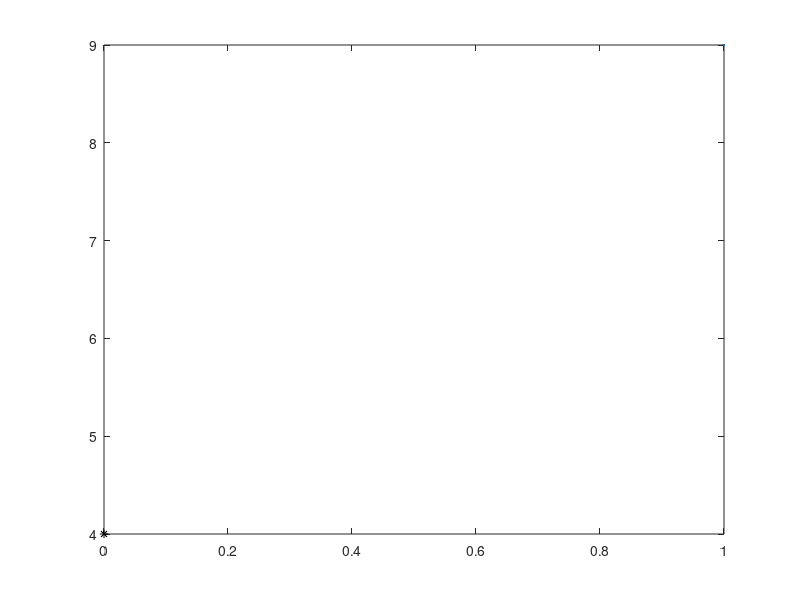
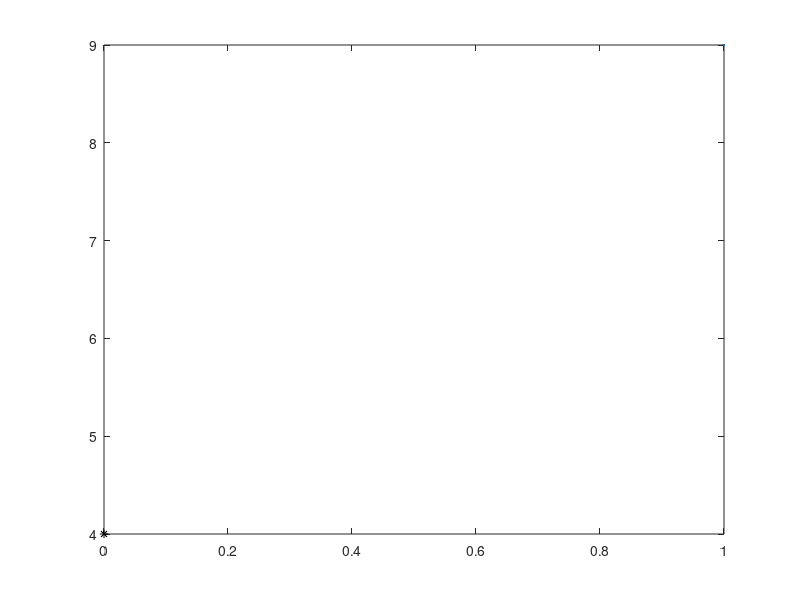

MATLAB code for these plots, in order: (Note: this script raises an error after producing the figures.)
clc;clear;close all;
global sigma_i theta_i sigma_f alpha_f 

V = 2;
theta_i = deg2rad(70);

alpha_f = deg2rad(0);

sigma_i_arr = deg2rad(30:15:80);
sigma_f_arr = deg2rad(30:15:80);

d_i = 4;
% R_i = d_i/cos(theta_i);
R_i = 10.6;
R_prev = 0;
figure(1)
plot(0,4,"k*",MarkerSize=9)
figure(2)
plot(0,4,"k*",MarkerSize=9)
for i = 1:length(sigma_i_arr)
    sigma_i = sigma_i_arr(i);
    sigma_f = sigma_f_arr(end);
    tRange = linspace(0,50,3000);
    x0 = -R_i*cos(theta_i);
    y0 = - R_i*sin(theta_i)+4;

    N_ = N(theta_i, alpha_f, sigma_i, sigma_f);

    options = odeset("Events",@Eventfunc,"RelTol",1e-10,"AbsTol",1e-10);

    [tSol,YSol_PN] = ode45(@(t, y) PN(t,y,sigma_i,theta_i,V,N_), tRange,[R_i, theta_i,x0,y0],options);
    R = YSol_PN(:,1);
    theta = YSol_PN(:,2);
    
    X = YSol_PN(:,3);
    Y = YSol_PN(:,4);

    figure(1)
    
    hold on
    plot(X,Y,LineWidth=6.0)
    set(gca, 'FontSize', 30);
    legend('beacon', '$\sigma_i = 30$ deg', '$\sigma_i = 45$ deg', '$\sigma_i = 60$ deg', '$\sigma_i = 75$ deg', 'Interpreter', 'latex',"Location","southeast")
    h_legend = legend;
    set(h_legend, 'FontSize',30);
    xlabel("\textbf{X, m}", 'Interpreter', 'latex',"FontSize",30)
    ylabel("\textbf{Y, m}", 'Interpreter', 'latex',"FontSize",30)
    xlim([-17,7.5])
    ylim([-8,11])
    ax = gca;
    ax.LineWidth = 4;
    grid on
  
    
end

for j = 1:length(sigma_i_arr)
    sigma_i = sigma_i_arr(end);
    sigma_f = sigma_f_arr(j);
    tRange = linspace(0,50,3000);
    N_ = N(theta_i, alpha_f, sigma_i, sigma_f);
    x0 = -R_i*cos(theta_i);
    y0 = - R_i*sin(theta_i)+4;
    options = odeset("Events",@Eventfunc,"RelTol",1e-10,"AbsTol",1e-10);

    [tSol,YSol_PN] = ode45(@(t, y) PN(t,y,sigma_i,theta_i,V,N_), tRange,[R_i, theta_i,x0,y0],options);
    R = YSol_PN(:,1);
    theta = YSol_PN(:,2);
    X = YSol_PN(:,3);
    Y = YSol_PN(:,4);

    figure(2)

    hold on
    plot(X,Y,LineWidth=6.0)
    legend('beacon', '$\sigma_f = 30$ deg', '$\sigma_f = 45$ deg', '$\sigma_f = 60$ deg', '$\sigma_f = 75$ deg', 'Interpreter', 'latex',"Location","southeast")
    h_legend = legend;
    set(h_legend, 'FontSize',30);
    set(gca, 'FontSize', 30);

    xlabel("\textbf{X, m}", 'Interpreter', 'latex',"FontSize",30)
    ylabel("\textbf{Y, m}", 'Interpreter', 'latex',"FontSize",30)
    xlim([-17,7.5])
    ylim([-8,11])
    ax = gca;
    ax.LineWidth = 4;
    grid on
    
    
end


% Navigation Gain Calculation
function N = N(theta_i, alpha_f, sigma_i, sigma_f)
N = (theta_i - alpha_f + sigma_i)./(theta_i - alpha_f + sigma_f);
end

% LOS Range calculation
function dYdt = PN(~, y,sigma_i,theta_i,V,N)
R = y(1);
theta = y(2);
x_UAV = y(3);
y_UAV = y(4);
sigma = (sigma_i+theta_i - N*theta_i) - (1-N)*theta;
x_UAV_dot = V*cos(sigma+theta);
y_UAV_dot = V*sin(sigma+theta);
R_dot = -V*cos(sigma);
theta_dot = -V*sin(sigma)/R;
dYdt = [R_dot;theta_dot;x_UAV_dot;y_UAV_dot];
end


function [val, isterminal, direction] = Eventfunc(~,y)
global sigma_i theta_i sigma_f alpha_f 
N_ =  N(theta_i, alpha_f, sigma_i, sigma_f);
theta = y(2);
sigma = (sigma_i+theta_i - N_*theta_i) - (1-N_)*theta;

val = sigma+theta;
isterminal = 1;
direction = -1;
end

